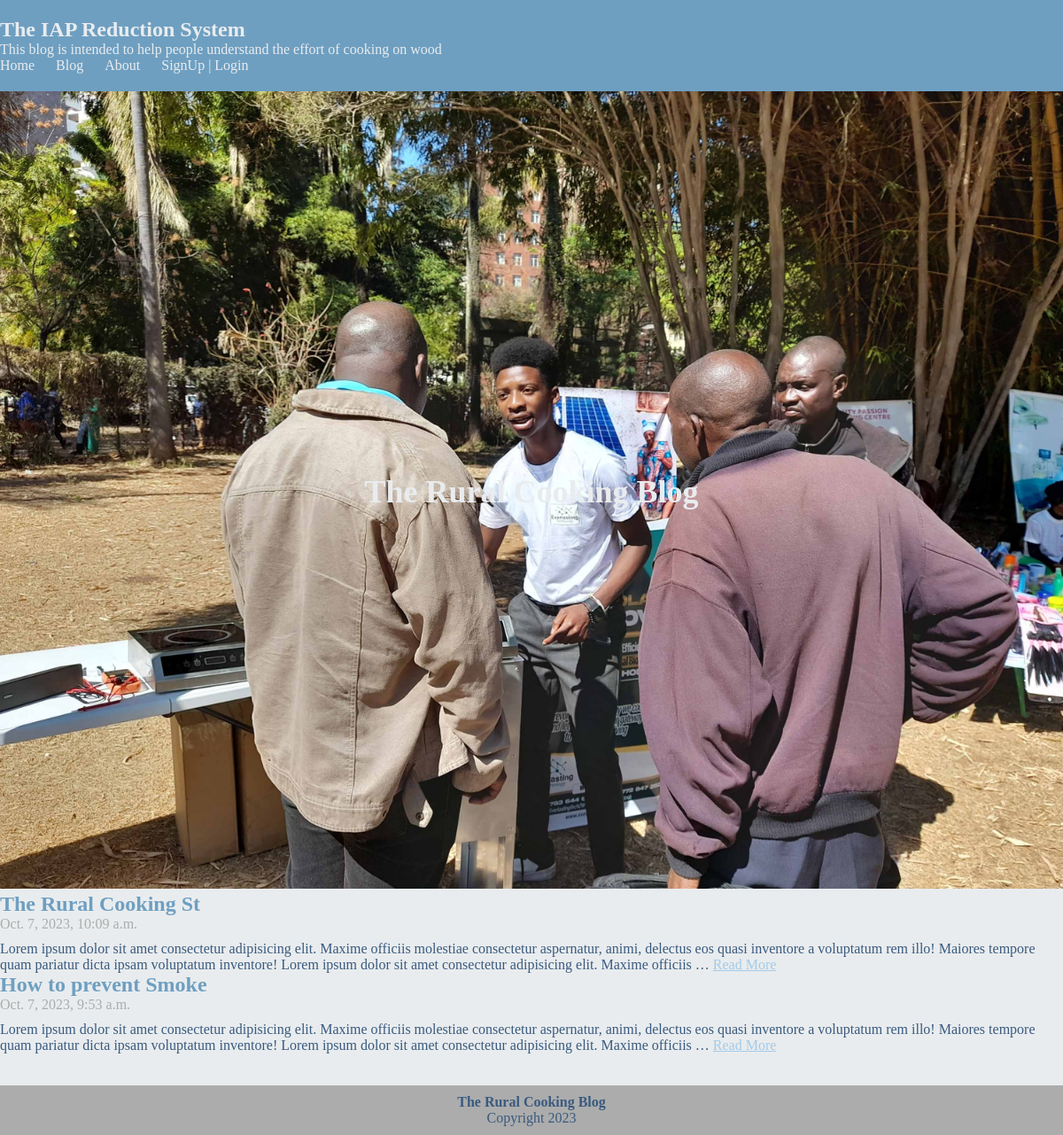
The page / on the database its author committed.
### blog/models.py (models this page shows)
class Post(models.Model):
    title = models.CharField(max_length=20)
    current_time = models.DateTimeField(default=timezone.now, blank=True)
    body = models.CharField(max_length=1000000)

### blog/views.py (the view)
# urls.py: path('', views.index, name='index'),
def index(request):
    posts = Post.objects.all()
    return render(request, "blog/index.html",{"posts":posts})

### blog/templates/blog/index.html
{% extends 'blog/base.html' %}
{% load static %}
{%block content_area %}
    <div class="container container-main">
        <div class="">
            <div class="banner-section">
                <img src="{% static 'asset/images/test1.jpg' %}">
                <h1 class="banner-heading">The Rural Cooking Blog</h1>
            </div>
            {%for posts in posts reversed %}
            <h2 class="article-title">{{posts.title}} </h2>
            <p class="article-info">{{posts.current_time}}</p>
            <p class="article-body">{{posts.body|truncatewords:40}} <a href="" class="article-read-more">Read More</a></p>
            {%endfor%}
        </div>
    </div>
    <br>
    <br>
{%endblock%}

### blog/templates/blog/base.html (shortened to what this page needs)
{% load static %}
{% include 'blog/nav_bar.html' %}
{%block content_area %}{% endblock %}
{% include 'blog/footer.html' %}

### blog/templates/blog/nav_bar.html (shortened to what this page needs)
{% load static %}
<!DOCTYPE html>
<html lang="en">
<head>
    <link rel="stylesheet" href="{% static 'asset/css/style.css' %}" >
</head>
<body>
    <header>
        <div class="container container-nav">
            <nav>
                <div class="site-title ">
                    <h1>The IAP Reduction System</h1>
                    <p>This blog is intended to help people understand the effort of cooking on wood</p>
                </div>
                <ul class="nav-list">
                    <li class="nav-list-item"><a href="{%url 'index' %}" class="navbar-line">Home</a></li>
                    <li class="nav-list-item"><a href="{%url 'blog' %}" class="navbar-line">Blog</a></li>
                    <li class="nav-list-item"><a href="{%url 'about' %}" class="navbar-line">About</a></li>
                    {% if user.is_authenticated %}
                        <li class="nav-list-item"><span> Welcome, {{request.user}} </span></li>
                        <li class="nav-list-item"><a href="{% url 'logout' %}?next={{ request.path }}">Logout</a>
                        </span>
                    {% else %}
                        <li class="nav-list-item"><a href="{% url 'signup' %}" class="navbar-line">SignUp</a><span> | <a href="{% url 'login' %}?next={{request.path}}" class="navbar-line">Login</a></span></li>
                    {% endif %}
                </ul>
            </nav>
        </div>
    </header>

### blog/templates/blog/footer.html (shortened to what this page needs)
{%load static %}
<footer>
    <p><strong>The Rural Cooking Blog</strong></p>
    <p>Copyright 2023</p>
</footer>
</body>
</html>

### static/asset/css/style.css (style rules this page uses)
body, h1, h2, p, ul { margin: 0; padding: 0; }
body { font-family: 'Lora', serif; background-color: #E9ECEE; color: #395A7F; }
.container { max-width: 1200px; margin: 0 auto; }
header { background-color: #6E9FC1; color: #E9ECEE; padding: 20px 0; }
.site-title h1 { font-size: 24px; }
.nav-list { list-style: none; }
.nav-list-item { display: inline-block; margin-right: 20px; }
.navbar-line { color: #E9ECEE; text-decoration: none; }
.banner-section { position: relative; text-align: center; }
.banner-section img { width: 100%; height: auto; }
.banner-heading { position: absolute; top: 50%; left: 50%; transform: translate(-50%, -50%); font-size: 36px; color: #E9ECEE; }
.article-title { font-size: 24px; color: #6E9FC1; }
.article-info { color: #ACACAC; margin-bottom: 10px; }
.article-body { color: #395A7F; }
.article-read-more { color: #A3CAE9; }
footer { background-color: #ACACAC; color: #395A7F; padding: 10px 0; text-align: center; }

### rows shown on the page
Post: title "The Rural Cooking St", current_time "Oct. 7, 2023, 10:09 a.m.", body "Lorem ipsum dolor sit amet consectetur adipisicing elit. Maxime officiis molestiae consectetur aspernatur, animi, delectus eos quasi inventore a voluptatum rem illo! Maiores tempore quam pariatur dicta ipsam voluptatum inventore! Lorem ipsum dolor sit amet consectetur adipisicing elit. Maxime officiis …"
Post: title "How to prevent Smoke", current_time "Oct. 7, 2023, 9:53 a.m.", body "Lorem ipsum dolor sit amet consectetur adipisicing elit. Maxime officiis molestiae consectetur aspernatur, animi, delectus eos quasi inventore a voluptatum rem illo! Maiores tempore quam pariatur dicta ipsam voluptatum inventore! Lorem ipsum dolor sit amet consectetur adipisicing elit. Maxime officiis …"
